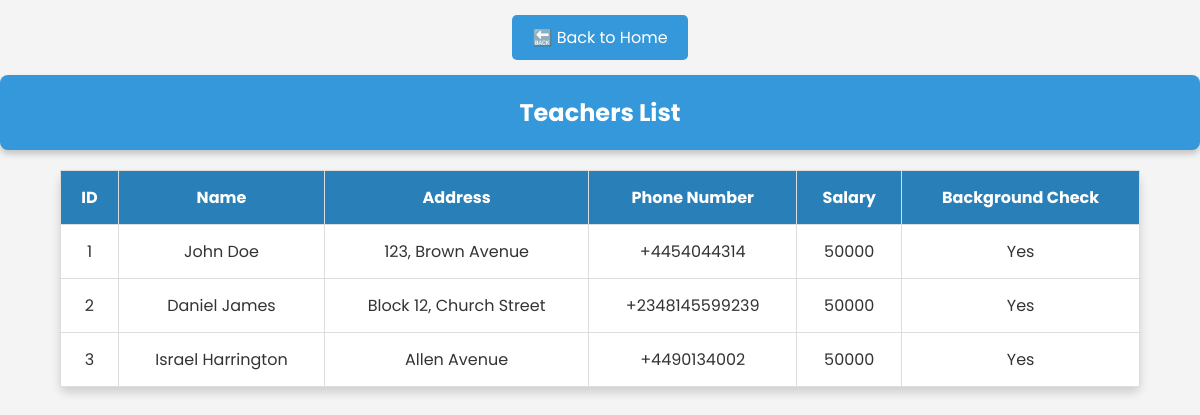
Page /school_management/public/view_teachers.php on the committed database.
### tables this page shows
CREATE TABLE `teachers` (
  `id` int(11) NOT NULL,
  `name` varchar(100) NOT NULL,
  `address` varchar(255) NOT NULL,
  `phoneNumber` varchar(20) DEFAULT NULL,
  `salary` int(11) DEFAULT NULL,
  `backgroundCheck` tinyint(1) DEFAULT NULL,
  `classId` int(11) DEFAULT NULL
);

### school_management/public/view_teachers.php (the view, shortened to what this page needs)
<?php include 'config.php'; ?>
<!DOCTYPE html>
<html>
<head>
    <link rel="stylesheet" type="text/css" href="style.css">
</head>
<body>
<div style="text-align: center; margin: 15px;">
    <a href="index.php" style="text-decoration: none; color: white; background-color: #3498db; padding: 10px 20px; border-radius: 5px; display: inline-block;">
        🔙 Back to Home
    </a>
</div>
    <h2>Teachers List</h2>
    <table border="1">
        <tr>
            <th>ID</th>
            <th>Name</th>
            <th>Address</th>
            <th>Phone Number</th>
            <th>Salary</th>
            <th>Background Check</th>
        </tr>
        <?php
        $stmt = $conn->query("SELECT * FROM teachers");
        while ($row = $stmt->fetch()) {
            echo "<tr>";
            echo "<td>" . $row['id'] . "</td>";
            echo "<td>" . $row['name'] . "</td>";
            echo "<td>" . $row['address'] . "</td>";
            echo "<td>" . $row['phoneNumber'] . "</td>";
            echo "<td>" . $row['salary'] . "</td>";
            echo "<td>" . ($row['backgroundCheck'] ? "Yes" : "No") . "</td>";
            echo "</tr>";
        }
        ?>
    </table>
</body>
</html>

### school_management/public/style.css (style rules this page uses)
body { font-family: 'Poppins', sans-serif; background-color: #f4f4f4; color: #333; margin: 0; padding: 0; }
h1, h2 { color: #fff; text-align: center; background-color: #3498db; padding: 20px; margin: 0; border-radius: 8px; box-shadow: 0px 4px 6px rgba(0, 0, 0, 0.2); }
table { width: 90%; margin: 20px auto; border-collapse: collapse; border-radius: 8px; box-shadow: 0px 6px 10px rgba(0, 0, 0, 0.15); }
table, th, td { border: 1px solid #ddd; padding: 14px; text-align: center; background-color: #fff; }
th { background-color: #2980b9; color: white; font-weight: bold; }

### rows in the picture
teachers: id "1", name "John Doe", address "123, Brown Avenue", phoneNumber "+4454044314", salary "50000", backgroundCheck "Yes"
teachers: id "2", name "Daniel James", address "Block 12, Church Street", phoneNumber "+2348145599239", salary "50000", backgroundCheck "Yes"
teachers: id "3", name "Israel Harrington", address "Allen Avenue", phoneNumber "+4490134002", salary "50000", backgroundCheck "Yes"
